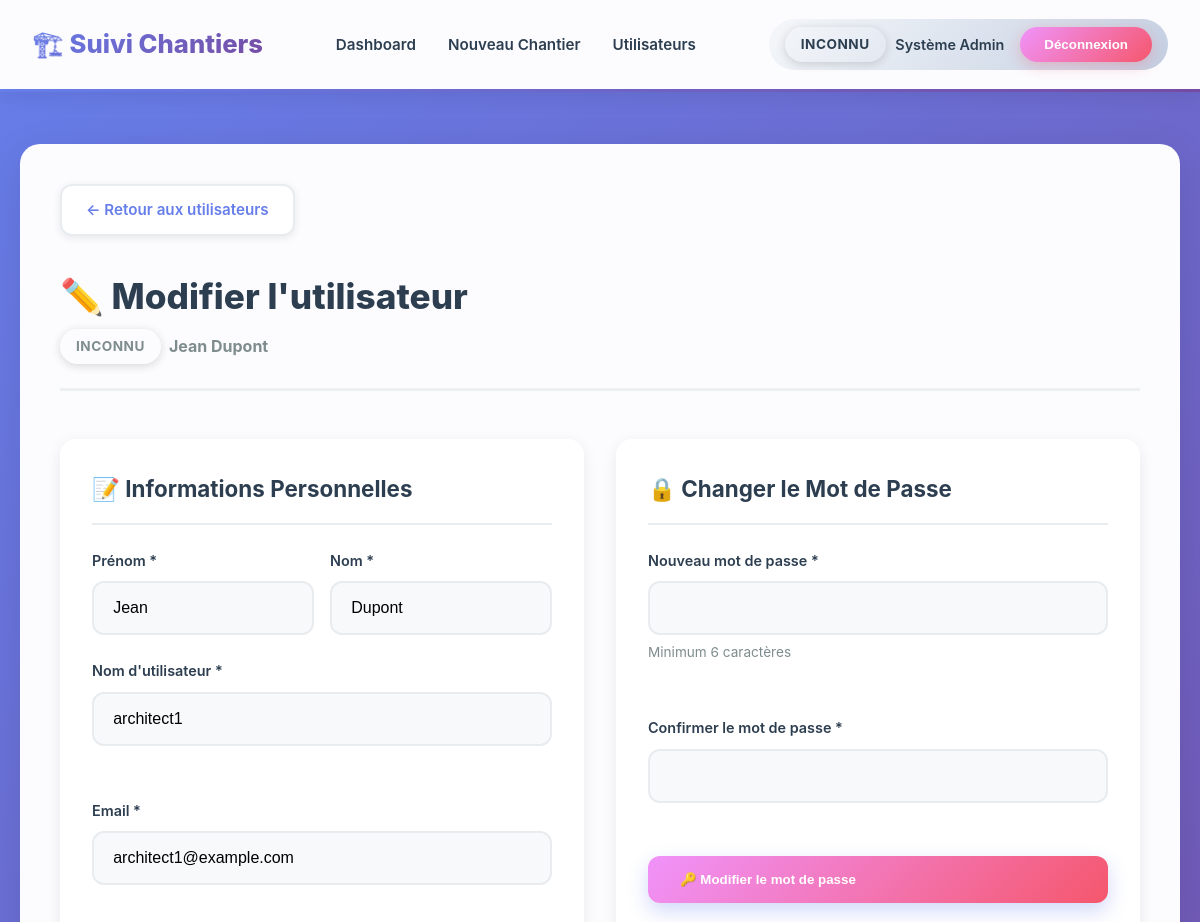
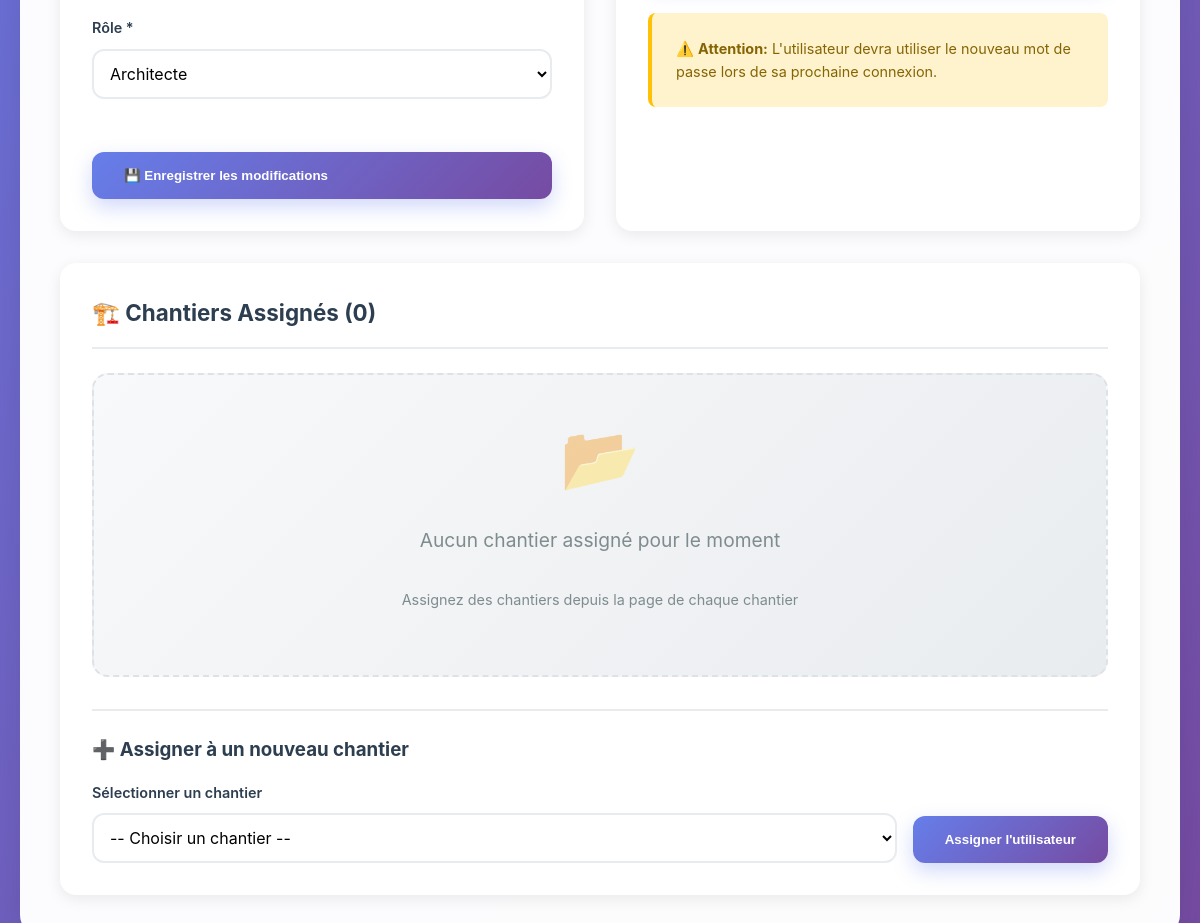
Screenshot of /pages/edit-user.php?id=2 (signed in) with the database file from the repository (2 pictures, top to bottom).
### tables this page shows
CREATE TABLE `users` (
  `id` int NOT NULL AUTO_INCREMENT,
  `username` varchar(50) NOT NULL,
  `email` varchar(100) NOT NULL,
  `password` varchar(255) NOT NULL,
  `role` enum('admin','architect') DEFAULT 'architect',
  `nom` varchar(100) NOT NULL,
  `prenom` varchar(100) NOT NULL,
  `created_at` timestamp NULL DEFAULT CURRENT_TIMESTAMP,
  PRIMARY KEY (`id`),
  UNIQUE KEY `username` (`username`),
  UNIQUE KEY `email` (`email`)
);

### includes/auth.php (called while the page is built, shortened)
<?php
require_once __DIR__ . '/permissions.php';
$nom_complet = $_SESSION['nom_complet'] ?? 'Utilisateur';
$user_role = getUserRole() ?? 'architect';
?>

### pages/edit-user.php (the view, shortened to what this page needs)
<?php
require_once '../includes/config.php';
require_once '../includes/auth.php';
$user_id_to_edit = intval($_GET['id'] ?? 0);
$stmt = $pdo->prepare("SELECT * FROM users WHERE id = ?");
$stmt->execute([$user_id_to_edit]);
$user_to_edit = $stmt->fetch();
$assigned_chantiers = [];
if ($user_to_edit['role'] === 'architect') {
    $stmt = $pdo->prepare("
        SELECT c.id, c.nom, c.adresse, c.statut, ca.assigned_at,
               (SELECT COUNT(*) FROM images WHERE chantier_id = c.id AND user_id = ?) as nb_photos
        FROM chantier_assignments ca
        INNER JOIN chantiers c ON ca.chantier_id = c.id
        WHERE ca.user_id = ?
        ORDER BY ca.assigned_at DESC
    ");
    $stmt->execute([$user_id_to_edit, $user_id_to_edit]);
    $assigned_chantiers = $stmt->fetchAll();
}
$all_chantiers = [];
if ($user_to_edit['role'] === 'architect') {
    $assigned_ids = array_column($assigned_chantiers, 'id');
    if (!empty($assigned_ids)) {
        $placeholders = str_repeat('?,', count($assigned_ids) - 1) . '?';
        $stmt = $pdo->prepare("
            SELECT id, nom, adresse, statut
            FROM chantiers
            WHERE id NOT IN ($placeholders)
            ORDER BY nom
        ");
        $stmt->execute($assigned_ids);
    } else {
        $stmt = $pdo->query("SELECT id, nom, adresse, statut FROM chantiers ORDER BY nom");
    }
    $all_chantiers = $stmt->fetchAll();
}
?>
<!DOCTYPE html>
<html lang="fr">
<head>
    <link rel="stylesheet" href="../css/style.css">
</head>
<body>
    <header class="header">
        <nav class="nav">
            <div class="logo">🏗️ Suivi Chantiers</div>
            <ul class="nav-links">
                <li><a href="dashboard.php">Dashboard</a></li>
                <li><a href="nouveau-chantier.php">Nouveau Chantier</a></li>
                <li><a href="users-management.php">Utilisateurs</a></li>
            </ul>
            <div class="user-info">
                <span class="user-badge"><?= getRoleBadge($user_role) ?> <?= htmlspecialchars($nom_complet) ?></span>
                <form method="POST" action="logout.php" style="display: inline;">
                    <button type="submit" class="logout-btn">Déconnexion</button>
                </form>
            </div>
        </nav>
    </header>
    <div class="container">
        <div class="dashboard">
            <a href="users-management.php" class="back-link">← Retour aux utilisateurs</a>
            <div class="dashboard-header">
                <div>
                    <h1>✏️ Modifier l'utilisateur</h1>
                    <p style="display: flex; align-items: center; gap: 0.5rem;">
                        <?= getRoleBadge($user_to_edit['role']) ?>
                        <strong><?= htmlspecialchars($user_to_edit['prenom'] . ' ' . $user_to_edit['nom']) ?></strong>
                    </p>
                </div>
            </div>
            <div style="display: grid; grid-template-columns: 1fr 1fr; gap: 2rem; margin-top: 2rem;">
                <div class="edit-section">
                    <h2>📝 Informations Personnelles</h2>
                    <form method="POST" class="user-form">
                        <div class="form-row">
                            <div class="form-group">
                                <label for="prenom">Prénom *</label>
                                <input type="text" id="prenom" name="prenom" value="<?= htmlspecialchars($user_to_edit['prenom']) ?>" required>
                            </div>
                            <div class="form-group">
                                <label for="nom">Nom *</label>
                                <input type="text" id="nom" name="nom" value="<?= htmlspecialchars($user_to_edit['nom']) ?>" required>
                            </div>
                        </div>
                        <div class="form-group">
                            <label for="username">Nom d'utilisateur *</label>
                            <input type="text" id="username" name="username" value="<?= htmlspecialchars($user_to_edit['username']) ?>" required>
                        </div>
                        <div class="form-group">
                            <label for="email">Email *</label>
                            <input type="email" id="email" name="email" value="<?= htmlspecialchars($user_to_edit['email']) ?>" required>
                        </div>
                        <div class="form-group">
                            <label for="role">Rôle *</label>
                            <select id="role" name="role" required>
                                <option value="architect" <?= $user_to_edit['role'] === 'architect' ? 'selected' : '' ?>>Architecte</option>
                            </select>
                        </div>
                        <button type="submit" class="btn-primary" style="width: 100%;">
                            💾 Enregistrer les modifications
                        </button>
                    </form>
                </div>
                <div class="edit-section">
                    <h2>🔒 Changer le Mot de Passe</h2>
                    <form method="POST" class="user-form">
                        <div class="form-group">
                            <label for="new_password">Nouveau mot de passe *</label>
                            <input type="password" id="new_password" name="new_password" minlength="6" required>
                            <small style="color: #7f8c8d;">Minimum 6 caractères</small>
                        </div>
                        <div class="form-group">
                            <label for="confirm_password">Confirmer le mot de passe *</label>
                            <input type="password" id="confirm_password" name="confirm_password" minlength="6" required>
                        </div>
                        <button type="submit" class="btn-primary" style="width: 100%; background: var(--gradient-2);">
                            🔑 Modifier le mot de passe
                        </button>
                    </form>
                    <div style="margin-top: 2rem; padding: 1.5rem; background: #fff3cd; border-left: 4px solid #ffc107; border-radius: 8px;">
                        <p style="color: #856404; font-size: 0.9rem; margin: 0;">
                            ⚠️ <strong>Attention:</strong> L'utilisateur devra utiliser le nouveau mot de passe lors de sa prochaine connexion.
                        </p>
                    </div>
                </div>
            </div>
            <?php if ($user_to_edit['role'] === 'architect'): ?>
            <div class="edit-section" style="margin-top: 2rem;">
                <h2>🏗️ Chantiers Assignés (<?= count($assigned_chantiers) ?>)</h2>
                <?php if (empty($assigned_chantiers)): ?>
                    <div class="empty-state" style="padding: 2rem;">
                        <p>Aucun chantier assigné pour le moment</p>
                        <p style="font-size: 0.9rem; color: #7f8c8d;">Assignez des chantiers depuis la page de chaque chantier</p>
                    </div>
                <?php endif; ?>
                <?php if (!empty($all_chantiers)): ?>
                <div style="margin-top: 2rem; padding-top: 1.5rem; border-top: 2px solid #e9ecef;">
                    <h3>➕ Assigner à un nouveau chantier</h3>
                    <form method="POST" style="display: flex; gap: 1rem; margin-top: 1rem; align-items: flex-end;">
                        <div class="form-group" style="flex: 1; margin-bottom: 0;">
                            <label for="chantier_id">Sélectionner un chantier</label>
                            <select id="chantier_id" name="chantier_id" required>
                                <option value="">-- Choisir un chantier --</option>
                            </select>
                        </div>
                        <button type="submit" class="btn-primary">Assigner l'utilisateur</button>
                    </form>
                </div>
                <?php endif; ?>
            </div>
            <?php endif; ?>
        </div>
    </div>
</body>
</html>

### includes/permissions.php (shortened to what this page needs)
<?php
function getUserRole(): ?string {
    return $_SESSION['role'] ?? null;
}
function getRoleBadge(string $role): string {
    $badges = [
        'admin' => '<span class="badge-role badge-admin">👑 Admin</span>',
        'architect' => '<span class="badge-role badge-architect">👨‍💼 Architecte</span>'
    ];
    return $badges[$role] ?? '<span class="badge-role">Inconnu</span>';
}
?>

### pages/edit-user.php (style rules this page uses)
.edit-section { background: white; padding: 2rem; border-radius: 16px; box-shadow: 0 4px 15px rgba(0,0,0,0.08); }
.edit-section h2 { color: #2c3e50; margin-bottom: 1.5rem; font-size: 1.4rem; display: flex; align-items: center; gap: 0.5rem; padding-bottom: 1rem; border-bottom: 2px solid #e9ecef; }

### rows the page displays
users: role "INCONNU", prenom+nom "Jean Dupont", prenom "Jean", nom "Dupont", username "architect1", email "architect1@example.com", role "Architecte"

### other values shown
$badges[$role] "INCONNU"
$nom_complet "Système Admin"
count($assigned_chantiers) "0"
